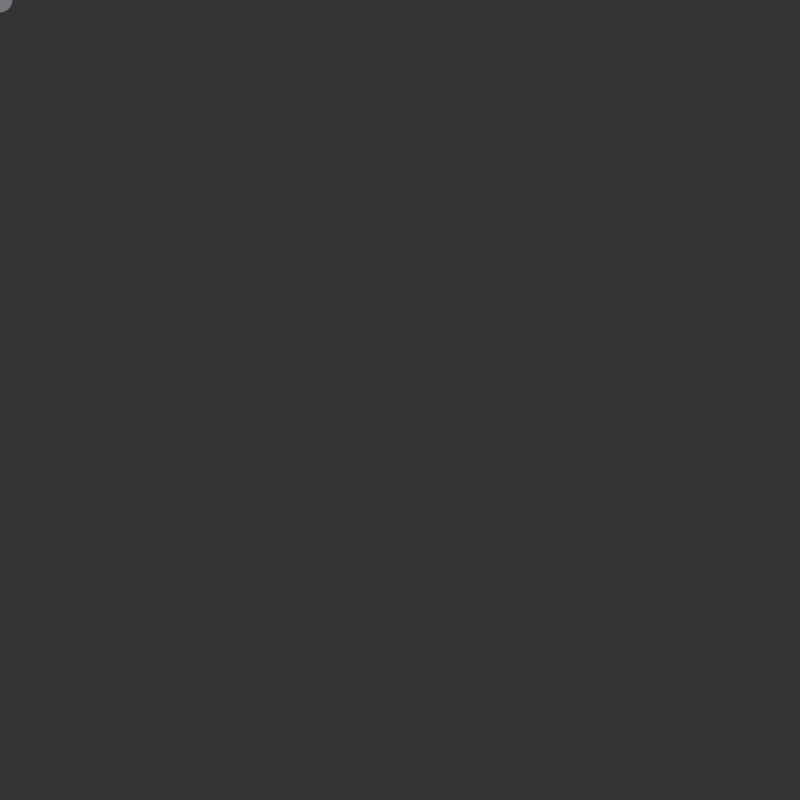
Frame 1 (no input)
Frame 60 (no input): identical to frame 1, image omitted
Frame 120 (the mouse pressed at the canvas centre since frame 60): blank canvas, image omitted

The p5.js sketch that drew this single still picture (run headless with seeded random() and noise() and a simulated clock; from frame 60 on, the mouse is pressed at the canvas centre):

// p5.js sketch
// ── sketch.js
const ELLIPSE_SIZE = 25;

var positions;


function setup() {
    createCanvas(800, 800);
    positions = [];
}

function draw() {
    background(51);
    noStroke();
    fill(120);
    positions.forEach(function (vector, index) {
        ellipse(vector.x, vector.y, ELLIPSE_SIZE);
    });
    fill(118, 118, 125);
    ellipse(mouseX, mouseY, ELLIPSE_SIZE);

}

function mousePressed() {
    position = createVector(mouseX, mouseY);
    positions.push(position);
}

function mouseDragged() {
    position = createVector(mouseX, mouseY);
    positions.push(position);
}
